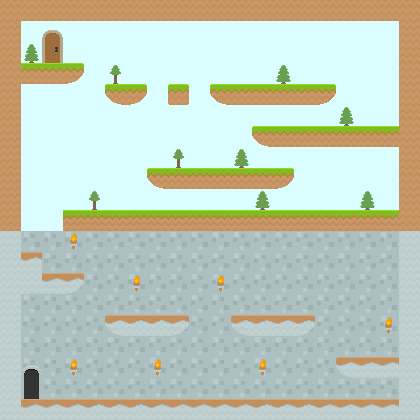

A 2D game scene composited from a Tiled map and its tileset images. What follows is a short description and the map's XML, with each tile layer's data collapsed to a summary:
An orthogonal 20x20 tile map with 21x21 px tiles, 3 tile layers (background1, background2, collision) and 6 objects (player, blue alien 1, blue alien 2, blue alien 3, blue alien 4, ...).

<map version="1.0" orientation="orthogonal" renderorder="right-down" width="20" height="20" tilewidth="21" tileheight="21" nextobjectid="9">
 <tileset firstgid="1" name="spritesheet" tilewidth="21" tileheight="21" spacing="2" tilecount="900">
  <image source="../images/spritesheet.png" width="692" height="692" />
  <tile id="19">
   <properties>
    <property name="Class" value="Player" />
   </properties>
  </tile>
  <tile id="170">
   <properties>
    <property name="Class" value="GroundEnemy" />
    <property name="sheet" value="blue-alien" />
   </properties>
  </tile>
 </tileset>
 <layer name="background1" width="20" height="20">
  <properties>
   <property name="boundingBox" value="true" />
   <property name="type" value="0" />
  </properties>
  <data>[400 cells, 400 non-empty, 2 distinct tile ids]</data>
 </layer>
 <layer name="background2" width="20" height="20">
  <properties>
   <property name="type" value="0" />
  </properties>
  <data>[400 cells, 20 non-empty, 7 distinct tile ids]</data>
 </layer>
 <layer name="collision" width="20" height="20">
  <properties>
   <property name="collision" value="true" />
  </properties>
  <data>[400 cells, 133 non-empty, 9 distinct tile ids]</data>
 </layer>
 <objectgroup name="Object Layer 1">
  <object id="1" name="player" gid="20" x="22.6667" y="395.333" width="21" height="21" />
  <object id="2" name="blue alien 1" gid="171" x="122.667" y="387.333" width="21" height="21" />
  <object id="3" name="blue alien 2" gid="171" x="216.667" y="389.333" width="21" height="21" />
  <object id="4" name="blue alien 3" gid="171" x="288.667" y="386.667" width="21" height="21" />
  <object id="5" name="blue alien 4" gid="171" x="256" y="306.667" width="21" height="21" />
  <object id="6" name="blue alien 5" gid="171" x="122.667" y="310" width="21" height="21" />
 </objectgroup>
</map>
